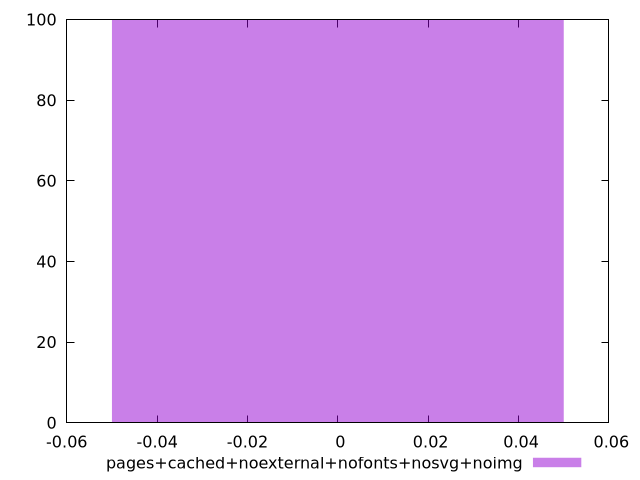

Write gnuplot code to recreate this figure.
$_pagesCachedNoexternalNofontsNosvgNoimg <<EOF
0 100
EOF
set key outside below
set terminal pngcairo
set output "report_00004_2020-11-02T20-21-41.718Z/unminified-javascript/pages+cached+noexternal+nofonts+nosvg+noimg//raw_hist.png"
set yrange [0:100]
set boxwidth 0.1
set style fill transparent solid 0.5 noborder
plot $_pagesCachedNoexternalNofontsNosvgNoimg title "pages+cached+noexternal+nofonts+nosvg+noimg" with boxes ,
